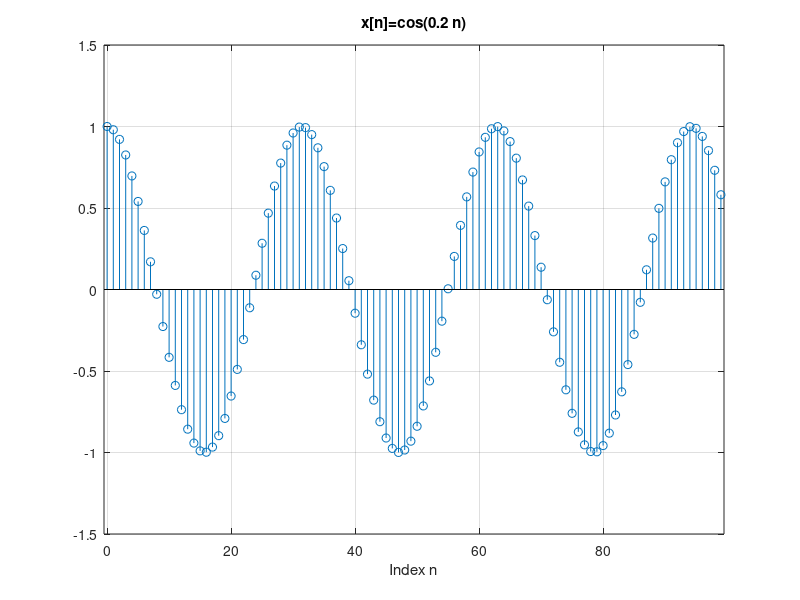

This chart was generated by the following MATLAB code:
% Script: exdt_1_12a.m
n = [0:99];             % Create a vector of indices
x = cos(0.2*n);         % Compute signal samples
% Graph the signal
stem(n,x); grid;
axis([-0.5,99.5,-1.5,1.5]);
title('x[n]=cos(0.2 n)');
xlabel('Index n');